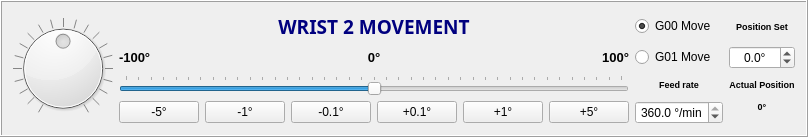
            <widget class="QFrame" name="wrist2_frame">
             <property name="frameShape">
              <enum>QFrame::Box</enum>
             </property>
             <property name="frameShadow">
              <enum>QFrame::Raised</enum>
             </property>
             <layout class="QGridLayout" name="gridLayout">
              <item row="3" column="2" rowspan="2">
               <widget class="QPushButton" name="wrist2_pushbutton2">
                <property name="cursor">
                 <cursorShape>PointingHandCursor</cursorShape>
                </property>
                <property name="text">
                 <string>-1°</string>
                </property>
               </widget>
              </item>
              <item row="1" column="3" colspan="2">
               <widget class="QLabel" name="wrist2_label0">
                <property name="text">
                 <string>&lt;html&gt;&lt;head/&gt;&lt;body&gt;&lt;p&gt;&lt;span style=&quot; font-size:10pt; font-weight:600;&quot;&gt; 0°&lt;/span&gt;&lt;/p&gt;&lt;/body&gt;&lt;/html&gt;</string>
                </property>
                <property name="alignment">
                 <set>Qt::AlignCenter</set>
                </property>
               </widget>
              </item>
              <item row="0" column="1" colspan="6">
               <widget class="QLabel" name="wrist2_label">
                <property name="font">
                 <font>
                  <family>BankGothic Md BT</family>
                  <pointsize>13</pointsize>
                  <weight>75</weight>
                  <italic>false</italic>
                  <bold>true</bold>
                  <underline>false</underline>
                  <strikeout>false</strikeout>
                  <kerning>true</kerning>
                 </font>
                </property>
                <property name="text">
                 <string>&lt;html&gt;&lt;head/&gt;&lt;body&gt;&lt;p&gt;&lt;span style=&quot; font-size:14pt; font-weight:600; color:#00007f;&quot;&gt;WRIST 2 MOVEMENT&lt;/span&gt;&lt;/p&gt;&lt;/body&gt;&lt;/html&gt;</string>
                </property>
                <property name="alignment">
                 <set>Qt::AlignCenter</set>
                </property>
               </widget>
              </item>
              <item row="3" column="1" rowspan="2">
               <widget class="QPushButton" name="wrist2_pushbutton1">
                <property name="cursor">
                 <cursorShape>PointingHandCursor</cursorShape>
                </property>
                <property name="text">
                 <string>-5°</string>
                </property>
               </widget>
              </item>
              <item row="0" column="9">
               <widget class="QLabel" name="wrist2_labelset">
                <property name="text">
                 <string>&lt;html&gt;&lt;head/&gt;&lt;body&gt;&lt;p&gt;&lt;span style=&quot; font-size:7pt; font-weight:600;&quot;&gt;Position Set&lt;/span&gt;&lt;/p&gt;&lt;/body&gt;&lt;/html&gt;</string>
                </property>
                <property name="alignment">
                 <set>Qt::AlignCenter</set>
                </property>
               </widget>
              </item>
              <item row="2" column="7" colspan="2">
               <widget class="QLabel" name="wrist2_label_vel">
                <property name="text">
                 <string>&lt;html&gt;&lt;head/&gt;&lt;body&gt;&lt;p&gt;&lt;span style=&quot; font-size:7pt; font-weight:600;&quot;&gt;Feed rate&lt;/span&gt;&lt;/p&gt;&lt;/body&gt;&lt;/html&gt;</string>
                </property>
                <property name="alignment">
                 <set>Qt::AlignCenter</set>
                </property>
               </widget>
              </item>
              <item row="1" column="9">
               <widget class="QDoubleSpinBox" name="wrist2_spinbox_2">
                <property name="alignment">
                 <set>Qt::AlignCenter</set>
                </property>
                <property name="accelerated">
                 <bool>false</bool>
                </property>
                <property name="correctionMode">
                 <enum>QAbstractSpinBox::CorrectToPreviousValue</enum>
                </property>
                <property name="suffix">
                 <string>°</string>
                </property>
                <property name="decimals">
                 <number>1</number>
                </property>
                <property name="minimum">
                 <double>-100.000000000000000</double>
                </property>
                <property name="maximum">
                 <double>100.000000000000000</double>
                </property>
                <property name="singleStep">
                 <double>0.100000000000000</double>
                </property>
                <property name="value">
                 <double>0.000000000000000</double>
                </property>
               </widget>
              </item>
              <item row="3" column="4" rowspan="2">
               <widget class="QPushButton" name="wrist2_pushbutton4">
                <property name="cursor">
                 <cursorShape>PointingHandCursor</cursorShape>
                </property>
                <property name="text">
                 <string>+0.1°</string>
                </property>
               </widget>
              </item>
              <item row="3" column="6" rowspan="2">
               <widget class="QPushButton" name="wrist2_pushbutton6">
                <property name="cursor">
                 <cursorShape>PointingHandCursor</cursorShape>
                </property>
                <property name="text">
                 <string>+5°</string>
                </property>
               </widget>
              </item>
              <item row="3" column="9">
               <widget class="QLabel" name="wrist2_labelactvalue">
                <property name="text">
                 <string>&lt;html&gt;&lt;head/&gt;&lt;body&gt;&lt;p&gt;&lt;span style=&quot; font-size:7pt; font-weight:600;&quot;&gt;0°&lt;/span&gt;&lt;/p&gt;&lt;/body&gt;&lt;/html&gt;</string>
                </property>
                <property name="alignment">
                 <set>Qt::AlignCenter</set>
                </property>
               </widget>
              </item>
              <item row="1" column="6">
               <widget class="QLabel" name="wrist2_label90">
                <property name="text">
                 <string>&lt;html&gt;&lt;head/&gt;&lt;body&gt;&lt;p&gt;&lt;span style=&quot; font-size:10pt; font-weight:600;&quot;&gt;100°&lt;/span&gt;&lt;/p&gt;&lt;/body&gt;&lt;/html&gt;</string>
                </property>
                <property name="alignment">
                 <set>Qt::AlignRight|Qt::AlignTrailing|Qt::AlignVCenter</set>
                </property>
               </widget>
              </item>
              <item row="0" column="7" colspan="2">
               <widget class="QRadioButton" name="wrist2_radiobutton1">
                <property name="autoFillBackground">
                 <bool>false</bool>
                </property>
                <property name="text">
                 <string>G00 Move</string>
                </property>
                <property name="checked">
                 <bool>true</bool>
                </property>
               </widget>
              </item>
              <item row="1" column="1">
               <widget class="QLabel" name="wrist2_label_90">
                <property name="text">
                 <string>&lt;html&gt;&lt;head/&gt;&lt;body&gt;&lt;p&gt;&lt;span style=&quot; font-size:10pt; font-weight:600;&quot;&gt;-100°&lt;/span&gt;&lt;/p&gt;&lt;/body&gt;&lt;/html&gt;</string>
                </property>
               </widget>
              </item>
              <item row="2" column="9">
               <widget class="QLabel" name="wrist2_labelact">
                <property name="text">
                 <string>&lt;html&gt;&lt;head/&gt;&lt;body&gt;&lt;p&gt;&lt;span style=&quot; font-size:7pt; font-weight:600;&quot;&gt;Actual Position&lt;/span&gt;&lt;/p&gt;&lt;/body&gt;&lt;/html&gt;</string>
                </property>
                <property name="alignment">
                 <set>Qt::AlignCenter</set>
                </property>
               </widget>
              </item>
              <item row="1" column="7" colspan="2">
               <widget class="QRadioButton" name="wrist2_radiobutton2">
                <property name="text">
                 <string>G01 Move</string>
                </property>
               </widget>
              </item>
              <item row="3" column="7" rowspan="2" colspan="2">
               <widget class="QDoubleSpinBox" name="wrist2_spinbox">
                <property name="alignment">
                 <set>Qt::AlignCenter</set>
                </property>
                <property name="specialValueText">
                 <string/>
                </property>
                <property name="accelerated">
                 <bool>false</bool>
                </property>
                <property name="prefix">
                 <string/>
                </property>
                <property name="suffix">
                 <string> °/min</string>
                </property>
                <property name="decimals">
                 <number>1</number>
                </property>
                <property name="minimum">
                 <double>0.000000000000000</double>
                </property>
                <property name="maximum">
                 <double>360.000000000000000</double>
                </property>
                <property name="singleStep">
                 <double>0.100000000000000</double>
                </property>
                <property name="value">
                 <double>360.000000000000000</double>
                </property>
               </widget>
              </item>
              <item row="2" column="1" colspan="6">
               <widget class="QSlider" name="wrist2_slider">
                <property name="cursor">
                 <cursorShape>SizeHorCursor</cursorShape>
                </property>
                <property name="minimum">
                 <number>-1000</number>
                </property>
                <property name="maximum">
                 <number>1000</number>
                </property>
                <property name="singleStep">
                 <number>1</number>
                </property>
                <property name="value">
                 <number>0</number>
                </property>
                <property name="orientation">
                 <enum>Qt::Horizontal</enum>
                </property>
                <property name="tickPosition">
                 <enum>QSlider::TicksAbove</enum>
                </property>
                <property name="tickInterval">
                 <number>50</number>
                </property>
               </widget>
              </item>
              <item row="3" column="5" rowspan="2">
               <widget class="QPushButton" name="wrist2_pushbutton5">
                <property name="cursor">
                 <cursorShape>PointingHandCursor</cursorShape>
                </property>
                <property name="text">
                 <string>+1°</string>
                </property>
               </widget>
              </item>
              <item row="3" column="3" rowspan="2">
               <widget class="QPushButton" name="wrist2_pushbutton3">
                <property name="cursor">
                 <cursorShape>PointingHandCursor</cursorShape>
                </property>
                <property name="text">
                 <string>-0.1°</string>
                </property>
               </widget>
              </item>
              <item row="0" column="0" rowspan="5">
               <widget class="QDial" name="wrist2_dial">
                <property name="cursor">
                 <cursorShape>ClosedHandCursor</cursorShape>
                </property>
                <property name="minimum">
                 <number>-1000</number>
                </property>
                <property name="maximum">
                 <number>1000</number>
                </property>
                <property name="value">
                 <number>1</number>
                </property>
                <property name="invertedAppearance">
                 <bool>false</bool>
                </property>
                <property name="invertedControls">
                 <bool>false</bool>
                </property>
                <property name="wrapping">
                 <bool>false</bool>
                </property>
                <property name="notchTarget">
                 <double>50.000000000000000</double>
                </property>
                <property name="notchesVisible">
                 <bool>true</bool>
                </property>
               </widget>
              </item>
             </layout>
            </widget>
